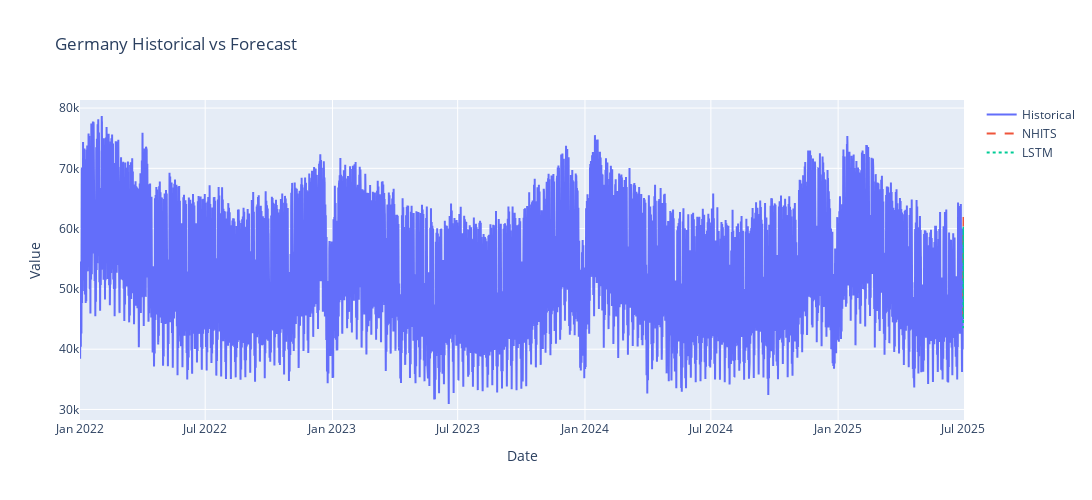

Notebook source saved alongside this figure:
### Code cell
# Add historical data
fig = go.Figure()
fig.add_trace(go.Scatter(x=Y_df['ds'], y=Y_df['y'],
                         mode='lines',
                         name='Historical'))

# Add forecast data
fig.add_trace(go.Scatter(x=Y_hat_df['ds'], y=Y_hat_df['NHITS'],
                         mode='lines',
                         name='NHITS',
                         line=dict(dash='dash')))  # Optional: dashed line for forecast

fig.add_trace(go.Scatter(x=Y_hat_df['ds'], y=Y_hat_df['LSTM'],
                         mode='lines',
                         name='LSTM',
                         line=dict(dash='dot')))  # Optional: dashed line for forecast

fig.update_layout(title='Germany Historical vs Forecast',
                  width=1400, height=500,
                  xaxis_title='Date',
                  yaxis_title='Value')
fig.show()
